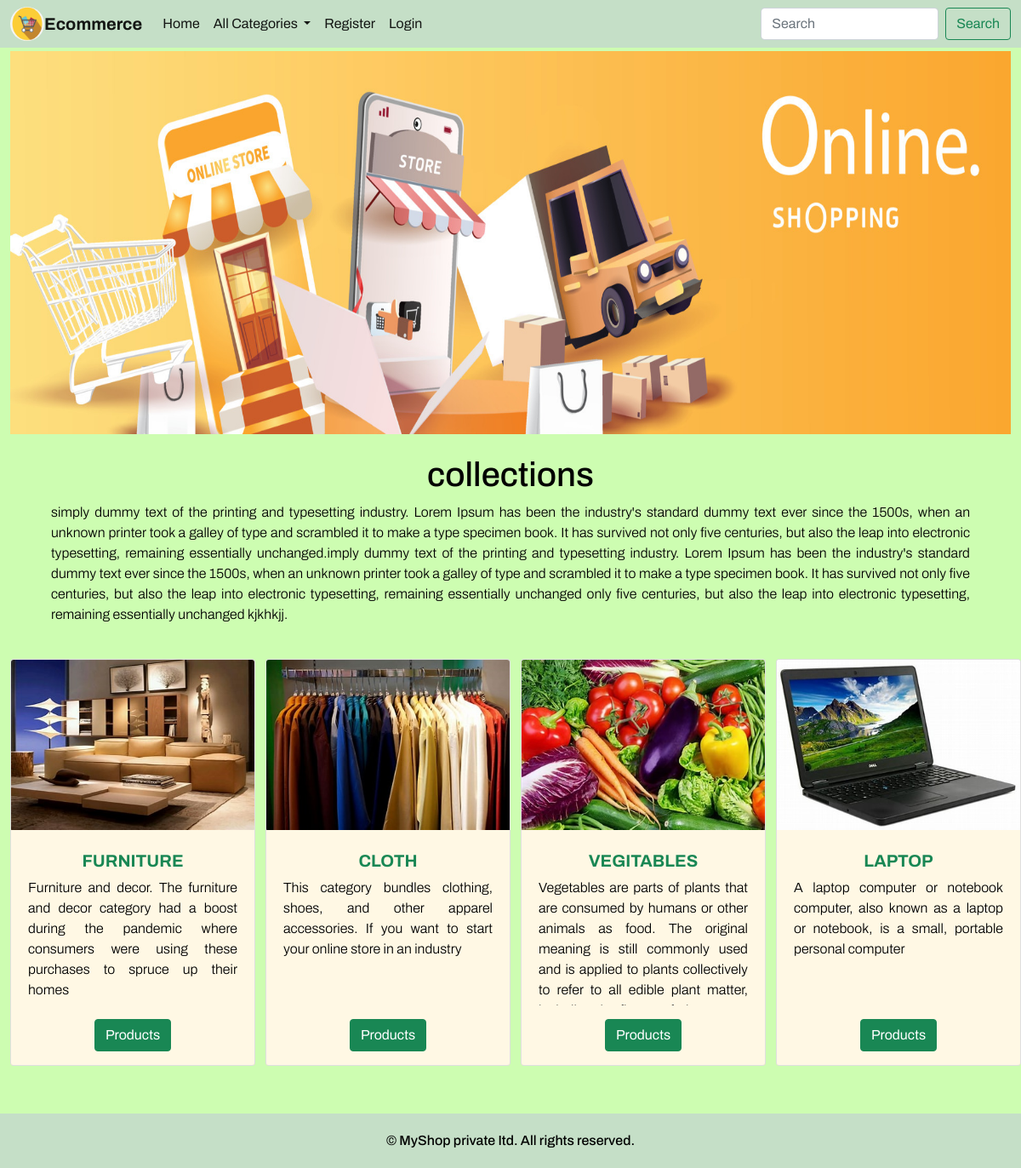
The page / on the database its author committed.
### shop/models.py (models this page shows, shortened)
class category(models.Model):
    name=models.CharField(max_length=20)
    desc=models.TextField()
    image=models.ImageField(upload_to='category',null=True,blank=True)

### shop/views.py (the view)
# urls.py: path('',views.allcategories,name="allcat"),
def allcategories(request):
    c=category.objects.all()
    return render(request,'category.html',{'category':c})

### cart/context_processors.py (called while the page is built)
def total(request):
    if request.user.is_authenticated:
        user_cart = Cart.objects.filter(user=request.user)
        total_quantity = sum(cart_item.quantity for cart_item in user_cart)
        return {'Total': total_quantity}
    else:
        return {'Total': 0}

### shop/context_processors.py (called while the page is built)
def links(request):
    c=category.objects.all()
    return{'links':c}

### templates/category.html (shortened to what this page needs)
{% extends 'base.html' %}
{% load static %}
{% block content %}
<div class="container-fluid  " style="margin-bottom-100px;" xmlns="http://www.w3.org/1999/html">
    <img src="{% static 'images/banner.jpg' %}" height="450px" width="100%">
    <center> <h1 class="mt-4"> collections </h1></center>
    <p class="collection_desc mx-5 "> simply dummy text of the printing and typesetting industry. Lorem Ipsum has been the industry's standard dummy text ever since the 1500s, when an unknown printer took a galley of type and scrambled it to make a type specimen book. It has survived not only five centuries, but also the leap into electronic typesetting, remaining essentially unchanged.imply dummy text of the printing and typesetting industry. Lorem Ipsum has been the industry's standard dummy text ever since the 1500s, when an unknown printer took a galley of type and scrambled it to make a type specimen book. It has survived not only five centuries, but also the leap into electronic typesetting, remaining essentially unchanged only five centuries, but also the leap into electronic typesetting, remaining essentially unchanged kjkhkjj. </p>
</div>
<div class="container-fluid">
    <div class="row mt-4 mb-3">
        {% for i in category %}
        <div class="col-sm-3 ">
            <div class="card" style="width: 18rem;">
             <img src="{{ i.image.url }}" class="card-img-top" alt="category image" height="200px" width="100px">
            <div class="card-body">
                <h5 class="card-title mt-2 mb-2 text-uppercase fw-bold text-center text-success">{{ i.name }}</h5>
                <p class="card-text mx-1 " style="height: 150px; overflow: hidden;" >{{i.desc}}</p>
                <center><a href="{% url 'shop:products' i.id %}" class="btn btn-success fw-bolder">Products</a></center>
             </div>
        </div>
        </div>
        {% endfor %}
    </div>
</div>
{% endblock %}

### static/css/style.css (style rules this page uses)
body { color:#000000; margin: 0; padding: 0; display: flex; flex-direction: column; min-height: 100vh; background-color:#c7fda8e3; font-family: "Archivo", sans-serif; font-optical-sizing: auto; font-weight:300; font-style: normal; font-variation-settings: "wdth" 100; }
.card-body { background-color:#ffecb35c; }
.card-text,.collection_desc { text-align: justify; }

### rows shown on the page
category: image (picture), name "FURNITURE", desc "Furniture and decor. The furniture and decor category had a boost during the pandemic where consumers were using these purchases to spruce up their homes"
category: image (picture), name "CLOTH", desc "This category bundles clothing, shoes, and other apparel accessories. If you want to start your online store in an industry"
category: image (picture), name "VEGITABLES", desc "Vegetables are parts of plants that are consumed by humans or other animals as food. The original meaning is still commonly used and is applied to plants collectively to refer to all edible plant matter,…"
category: image (picture), name "LAPTOP", desc "A laptop computer or notebook computer, also known as a laptop or notebook, is a small, portable personal computer"
